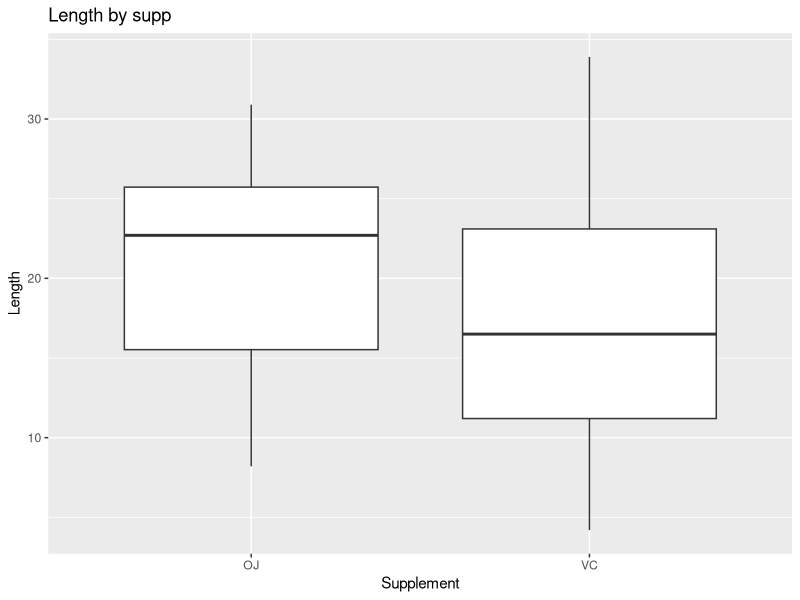
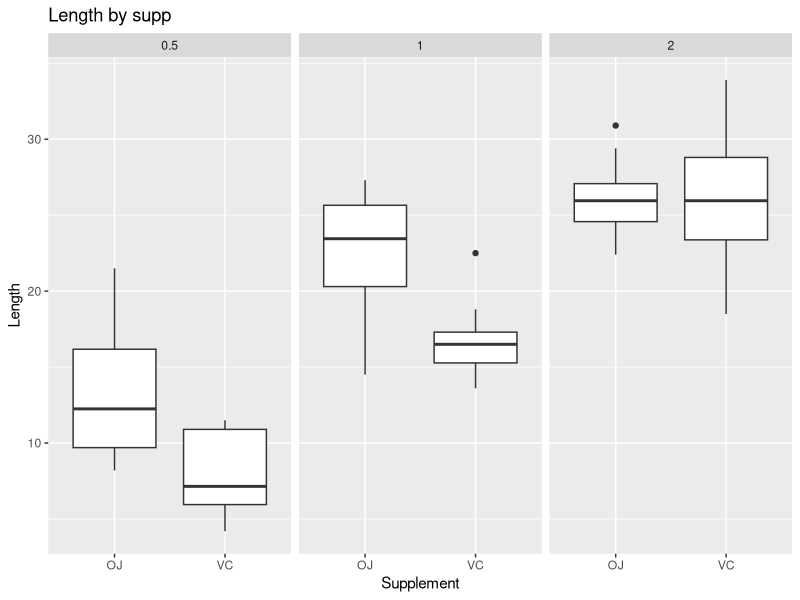

These figures' R source, in order:
## ---- chunk 1
knitr::opts_chunk$set(echo = TRUE)
## ---- chunk 2
library(datasets)
TG = ToothGrowth
str(TG)
summary(TG)
## ---- chunk 3
library(ggplot2)
qplot(supp, len,data = TG, geom = "boxplot",
      main = "Length by supp", xlab = "Supplement",
      ylab = "Length")
## ---- chunk 4
grouping <- t.test(len ~ supp,data = TG, var.equal = FALSE)
print(grouping)
## ---- chunk 5
qplot(supp, len,data = TG, geom = "boxplot", facets = ~dose, 
      main = "Length by supp", xlab = "Supplement",
      ylab = "Length")
## ---- chunk 6
output = list()
dosage = c(.5,1,2)
j = 1
for(i in dosage){
  ttest = t.test(len~supp,data=TG,subset= dose == i, var.equal = FALSE)
  output[[j]] = as.data.frame(c(ttest$statistic, ttest$p.value, ttest$conf, ttest$estimate))
  j = j+1
}
data = do.call(cbind,output)
rownames(data) = c("t-stat", "p-val", "CI (lower bound)", "CI (upper bound)", "mean (OJ)", "mean (VC)")
colnames(data) <- c("0.5mg Vitamin C", "1.0mg Vitamin C", "2.0mg Vitamin C")
data
